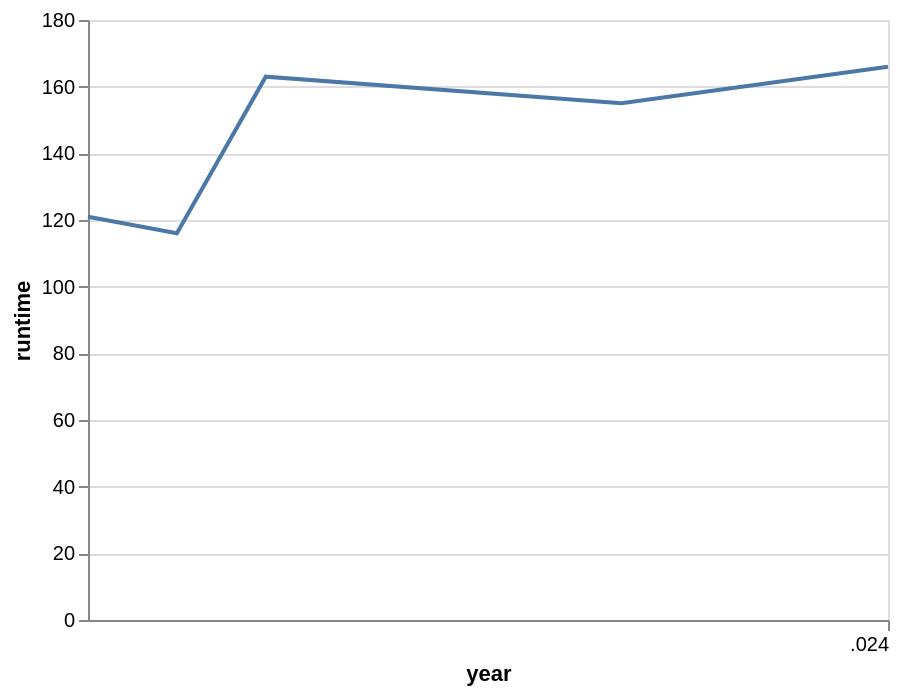
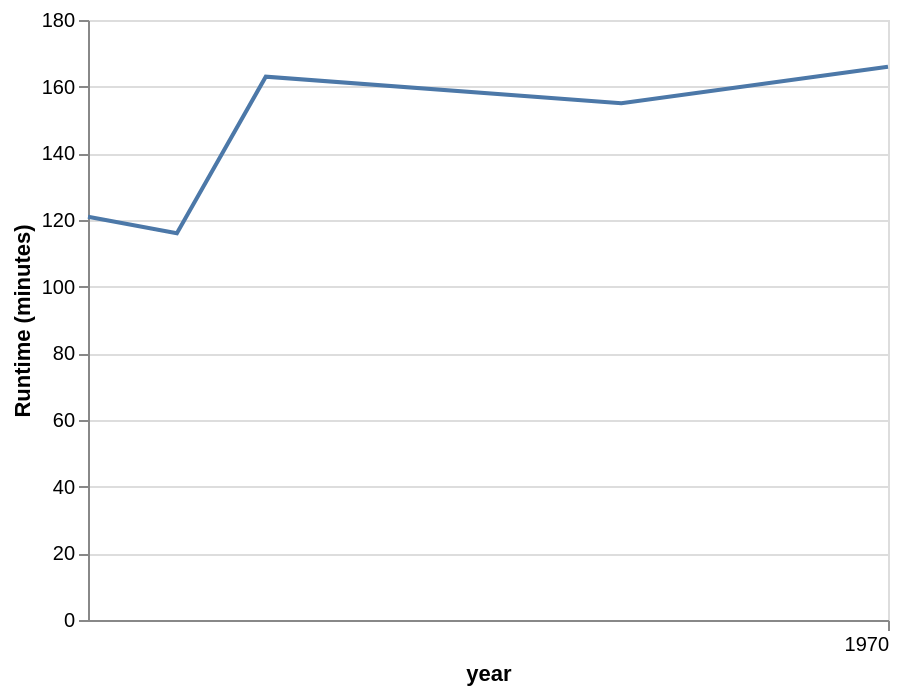

The notebook cell these images were saved under, in order:
### Markdown cell above
Now put that all together into a chat conversation. This code opens a streaming session (with `quick_connect`), and each `run` invocation will send the text prompt, read the streamed response (and buffer if it's audio), handle any server responses (such as tool calls) and finally return once the end-of-turn signal has been sent.

By sequencing multiple `run` calls within a `quick_connect` session, you are executing a multi-turn, streamed, conversation. Once the code reaches the end of the `quick_connect` block, the session is terminated.

### Code cell
tools = [
    {'google_search': {}},
    {'code_execution': {}},
    {'function_declarations': altair_fns},
]

async def go():
  async with quick_connect(tools=tools, modality="AUDIO") as ws:

    # Google Search
    await run(ws, "Please find the last 5 Denis Villeneuve movies and find their runtimes.")
    # Code execution
    await run(ws, "Can you write some code to work out which has the longest and shortest runtimes?")
    # Tool use
    await run(ws, "Now can you plot them in a line chart showing the year on the x-axis and runtime on the y-axis?", responses=tool_calls)
    # Tool use - this step takes user input, so you can ask the model to tweak the chart to your liking.
    # Try changing to dark mode, or lay out the data differently.
    await run(ws, input('Any requests? > '), responses=tool_calls)


logger.setLevel('INFO')
await go()

### Figure 1 — Vega-Lite specification as saved in the notebook (floating-point values rounded to 4 significant figures)
{"config": {"view": {"continuousWidth": 400, "continuousHeight": 300}}, "data": {"name": "data-9bda6a32010778f4fdc8597ee1505601"}, "mark": {"type": "line", "tooltip": {"content": "data"}}, "datasets": {"data-9bda6a32010778f4fdc8597ee1505601": [{"movie": "Sicario", "runtime": 121, "year": 2015}, {"movie": "Arrival", "runtime": 116, "year": 2016}, {"movie": "Blade Runner 2049", "runtime": 163, "year": 2017}, {"movie": "Dune", "runtime": 155, "year": 2021}, {"movie": "Dune: Part Two", "runtime": 166, "year": 2024}]}, "description": "A simple line chart of movie runtimes over time.", "encoding": {"tooltip": [{"field": "movie", "type": "nominal"}], "x": {"field": "year", "type": "temporal"}, "y": {"field": "runtime", "type": "quantitative"}}, "usermeta": {"embedOptions": {"theme": "ggplot2"}}, "$schema": "https://vega.github.io/schema/vega-lite/v5.json"}

### Figure 2 — Vega-Lite specification as saved in the notebook (floating-point values rounded to 4 significant figures)
{"config": {"view": {"continuousWidth": 400, "continuousHeight": 300}}, "data": {"name": "data-9bda6a32010778f4fdc8597ee1505601"}, "mark": {"type": "line", "tooltip": true}, "datasets": {"data-9bda6a32010778f4fdc8597ee1505601": [{"movie": "Sicario", "runtime": 121, "year": 2015}, {"movie": "Arrival", "runtime": 116, "year": 2016}, {"movie": "Blade Runner 2049", "runtime": 163, "year": 2017}, {"movie": "Dune", "runtime": 155, "year": 2021}, {"movie": "Dune: Part Two", "runtime": 166, "year": 2024}]}, "description": "A line chart of movie runtimes over time.", "encoding": {"tooltip": [{"field": "movie", "type": "nominal"}], "x": {"axis": {"format": "%Y"}, "field": "year", "type": "temporal"}, "y": {"field": "runtime", "title": "Runtime (minutes)", "type": "quantitative"}}, "usermeta": {"embedOptions": {"theme": "dark"}}, "$schema": "https://vega.github.io/schema/vega-lite/v5.json"}
